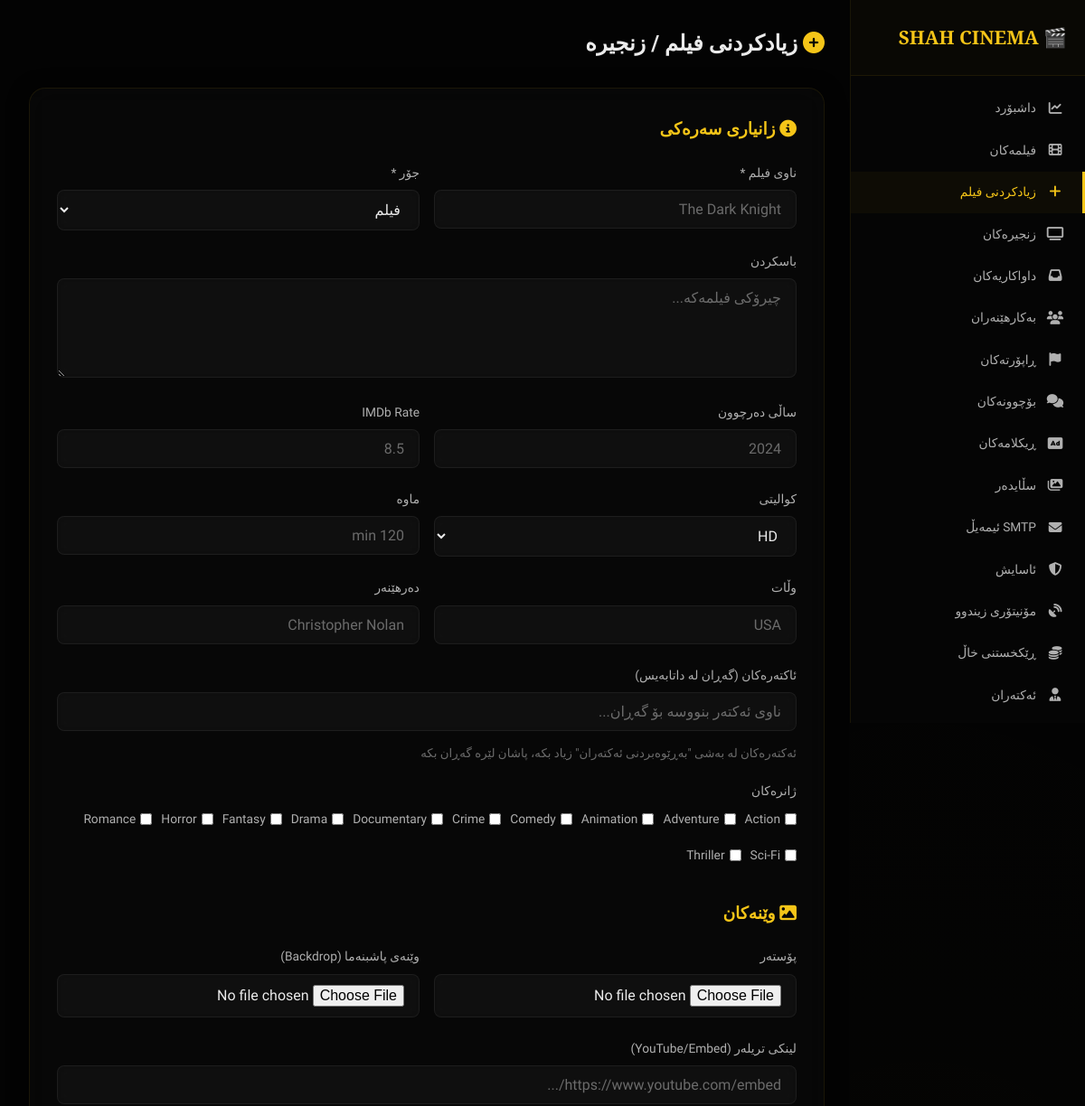
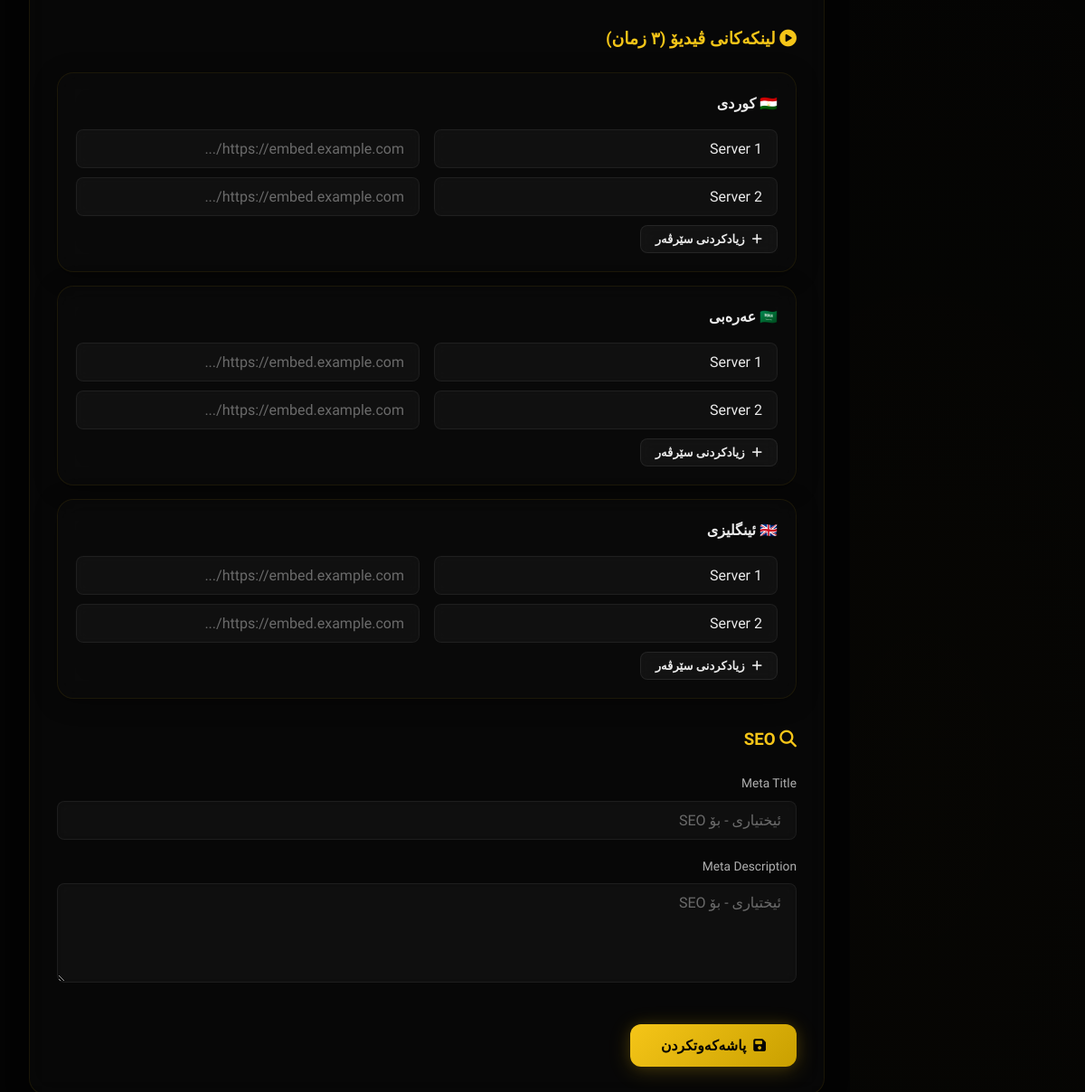
Screenshot of /admin/add-movie.php (signed in) with the database file from the repository (2 pictures, top to bottom).
### tables this page shows
CREATE TABLE IF NOT EXISTS genres (
    id INT AUTO_INCREMENT PRIMARY KEY,
    name VARCHAR(100) NOT NULL,
    slug VARCHAR(100) NOT NULL UNIQUE
);

### includes/functions.php (called while the page is built, shortened)
<?php
function getGenres(PDO $pdo): array {
    return $pdo->query("SELECT * FROM genres ORDER BY name")->fetchAll();
}

### config.php (called while the page is built, shortened)
<?php
function clean(string $data): string {
    return htmlspecialchars(trim($data), ENT_QUOTES, 'UTF-8');
}

### admin/add-movie.php (the view, shortened to what this page needs)
<?php
require_once __DIR__ . '/../config.php';
require_once __DIR__ . '/../includes/functions.php';
$allGenres = getGenres($pdo);
?>
<!DOCTYPE html>
<html lang="ku" dir="rtl">
<head>
    <link rel="stylesheet" href="<?= SITE_URL ?>/assets/css/style.css">
    <link rel="stylesheet" href="https://cdnjs.cloudflare.com/ajax/libs/font-awesome/6.5.0/css/all.min.css">
</head>
<body class="rtl">
<div class="admin-layout">
    <?php include __DIR__.'/sidebar.php'; ?>
    <main class="admin-main">
        <div class="admin-header">
            <h1><i class="fas fa-plus-circle text-gold"></i> زیادکردنی فیلم / زنجیرە</h1>
        </div>
        <form method="POST" enctype="multipart/form-data" class="admin-form glass" style="padding: 30px;">
            <h3 class="text-gold" style="margin-bottom: 20px;"><i class="fas fa-info-circle"></i> زانیاری سەرەکی</h3>
            <div class="form-row">
                <div class="form-group">
                    <label>ناوی فیلم *</label>
                    <input type="text" name="title" class="form-control" required maxlength="255" placeholder="The Dark Knight">
                </div>
                <div class="form-group">
                    <label>جۆر *</label>
                    <select name="type" class="form-control" id="typeSelect">
                        <option value="movie">فیلم</option>
                    </select>
                </div>
            </div>
            <div class="form-group">
                <label>باسکردن</label>
                <textarea name="description" class="form-control" rows="4" placeholder="چیرۆکی فیلمەکە..." maxlength="5000"></textarea>
            </div>
            <div class="form-row">
                <div class="form-group">
                    <label>ساڵی دەرچوون</label>
                    <input type="number" name="release_year" class="form-control" min="1900" max="2030" placeholder="2024">
                </div>
                <div class="form-group">
                    <label>IMDb Rate</label>
                    <input type="number" name="imdb_rate" class="form-control" min="0" max="10" step="0.1" placeholder="8.5">
                </div>
            </div>
            <div class="form-row">
                <div class="form-group">
                    <label>کوالیتی</label>
                    <select name="quality" class="form-control">
                        <option value="HD">HD</option>
                    </select>
                </div>
                <div class="form-group">
                    <label>ماوە</label>
                    <input type="text" name="duration" class="form-control" placeholder="120 min">
                </div>
            </div>
            <div class="form-row">
                <div class="form-group">
                    <label>وڵات</label>
                    <input type="text" name="country" class="form-control" placeholder="USA">
                </div>
                <div class="form-group">
                    <label>دەرهێنەر</label>
                    <input type="text" name="director" class="form-control" placeholder="Christopher Nolan">
                </div>
            </div>
            <div class="form-group">
                <label>ئاکتەرەکان (گەڕان لە داتابەیس)</label>
                <div style="position:relative;">
                    <input type="text" id="actor-search-input" class="form-control" placeholder="ناوی ئەکتەر بنووسە بۆ گەڕان..." autocomplete="off">
                </div>
                <small class="text-gray">ئەکتەرەکان لە بەشی "بەڕێوەبردنی ئەکتەران" زیاد بکە، پاشان لێرە گەڕان بکە</small>
            </div>
            <div class="form-group">
                <label>ژانرەکان</label>
                <div style="display: flex; flex-wrap: wrap; gap: 10px;">
                    <?php foreach ($allGenres as $g): ?>
                        <label style="display:flex; align-items:center; gap:5px; cursor:pointer; color:var(--gray-light);">
                            <input type="checkbox" name="genres[]" value="<?= $g['id'] ?>"> <?= clean($g['name']) ?>
                        </label>
                    <?php endforeach; ?>
                </div>
            </div>
            <h3 class="text-gold" style="margin: 30px 0 20px;"><i class="fas fa-image"></i> وێنەکان</h3>
            <div class="form-row">
                <div class="form-group">
                    <label>پۆستەر</label>
                    <input type="file" name="poster" class="form-control" accept="image/*">
                </div>
                <div class="form-group">
                    <label>وێنەی پاشبنەما (Backdrop)</label>
                    <input type="file" name="backdrop" class="form-control" accept="image/*">
                </div>
            </div>
            <div class="form-group">
                <label>لینکی تریلەر (YouTube/Embed)</label>
                <input type="url" name="trailer_url" class="form-control" placeholder="https://www.youtube.com/embed/...">
            </div>
            <h3 class="text-gold" style="margin: 30px 0 20px;"><i class="fas fa-play-circle"></i> لینکەکانی ڤیدیۆ (٣ زمان)</h3>
            <?php foreach (['kurdish' => '🇹🇯 کوردی', 'arabic' => '🇸🇦 عەرەبی', 'english' => '🇬🇧 ئینگلیزی'] as $code => $label): ?>
            <div class="glass" style="padding: 20px; margin-bottom: 15px;">
                <h4 style="margin-bottom: 15px;"><?= $label ?></h4>
                <div id="links-<?= $code ?>">
                    <div class="form-row" style="margin-bottom:10px;">
                        <input type="text" name="server_<?= $code ?>[]" class="form-control" placeholder="Server 1" value="Server 1">
                        <input type="url" name="video_<?= $code ?>[]" class="form-control" placeholder="https://embed.example.com/...">
                    </div>
                    <div class="form-row" style="margin-bottom:10px;">
                        <input type="text" name="server_<?= $code ?>[]" class="form-control" placeholder="Server 2" value="Server 2">
                        <input type="url" name="video_<?= $code ?>[]" class="form-control" placeholder="https://embed.example.com/...">
                    </div>
                </div>
                <button type="button" class="btn btn-glass btn-sm" onclick="addLinkField('<?= $code ?>')">
                    <i class="fas fa-plus"></i> زیادکردنی سێرڤەر
                </button>
            </div>
            <?php endforeach; ?>
            <h3 class="text-gold" style="margin: 30px 0 20px;"><i class="fas fa-search"></i> SEO</h3>
            <div class="form-group">
                <label>Meta Title</label>
                <input type="text" name="meta_title" class="form-control" placeholder="ئیختیاری - بۆ SEO" maxlength="255">
            </div>
            <div class="form-group">
                <label>Meta Description</label>
                <textarea name="meta_description" class="form-control" rows="2" placeholder="ئیختیاری - بۆ SEO" maxlength="500"></textarea>
            </div>
            <button type="submit" class="btn btn-gold btn-lg" style="margin-top: 20px;">
                <i class="fas fa-save"></i> پاشەکەوتکردن
            </button>
        </form>
    </main>
</div>
</body>
</html>

### rows the page displays
genres: name "Action"
genres: name "Adventure"
genres: name "Animation"
genres: name "Comedy"
genres: name "Crime"
genres: name "Documentary"
genres: name "Drama"
genres: name "Fantasy"
genres: name "Horror"
genres: name "Romance"
genres: name "Sci-Fi"
genres: name "Thriller"

### other values shown
SITE_NAME "SHAH CINEMA"
$label "🇹🇯 کوردی"
$label "🇸🇦 عەرەبی"
$label "🇬🇧 ئینگلیزی"
